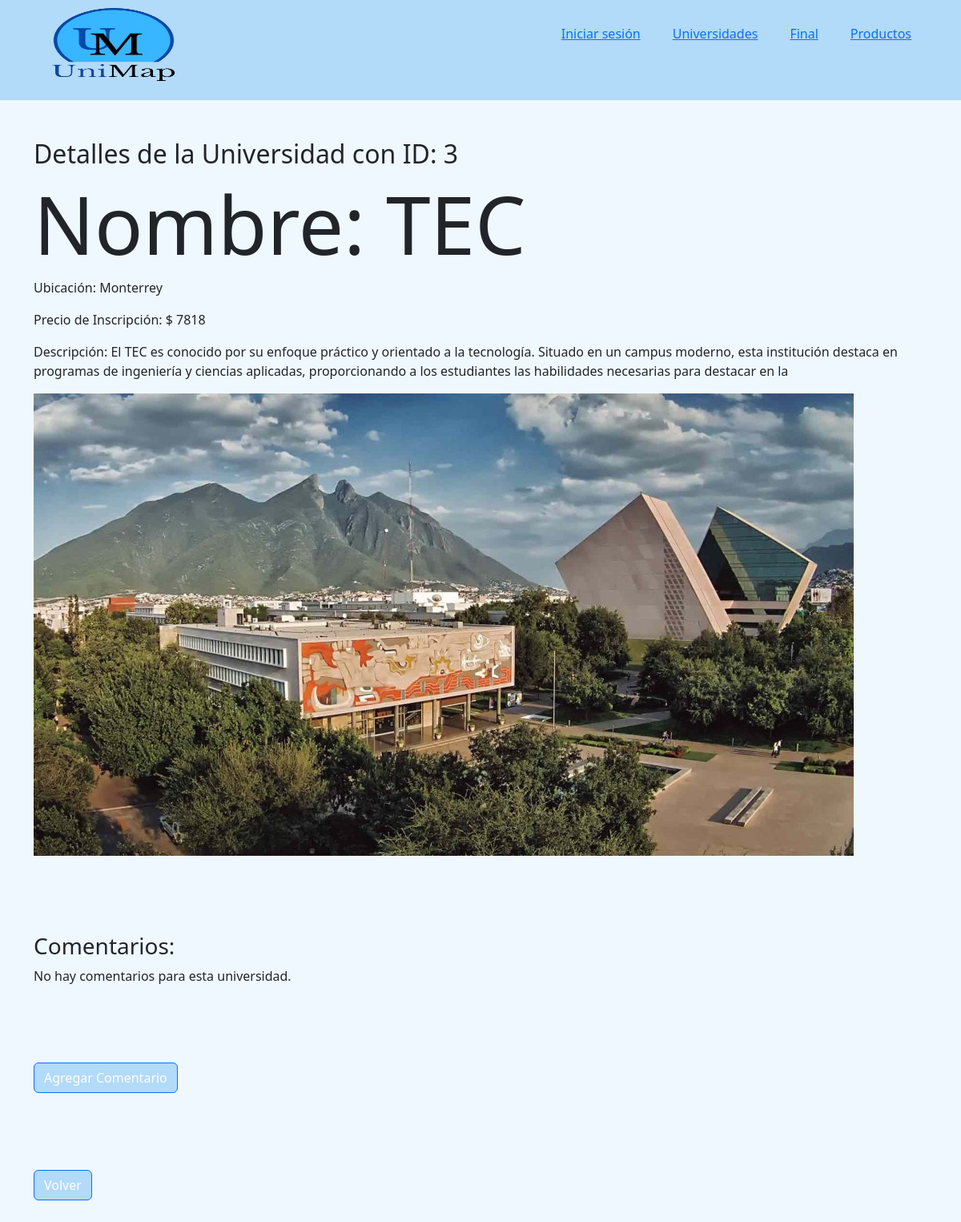
Page /detalles_universidad.php?id=3 on the committed database.
### tables this page shows
CREATE TABLE `universidad` (
  `id` int(11) NOT NULL,
  `nombre` varchar(50) DEFAULT NULL,
  `ubicacion` varchar(255) DEFAULT NULL,
  `precio_inscripcion` int(11) DEFAULT NULL,
  `descripcion` varchar(255) DEFAULT NULL
);

### detalles_universidad.php (the view, shortened to what this page needs)
<!DOCTYPE html>
<html lang="en">
<head>
    <link rel="stylesheet" href="./public/css/bootstrap.min.css">
    <link rel="stylesheet" href="https://cdn.jsdelivr.net/npm/bootstrap-icons@1.11.1/font/bootstrap-icons.css">
    <link rel="stylesheet" href="./public/Style.css">
</head>
<body>
    <div class="menu">
    <nav id="navbar">
            <div class="container">
                <img id="logoImage" src="./public/imagenes/U.png" alt="" width="200px" height="100px" >
                <ul>
                    <li><a class="T1" href="./Registro.php">Iniciar sesión</a></li>
                    <li><a class="T1" href="Univer.php"> Universidades</a></li>
                    <li><a class="T1" href="#mainfooter">Final</a></li>
                    <li><a href="./Productos.php">Productos</a></li>
                </ul>
            </div>
        </nav>
    </div>
    <main>
        <?php
        if (isset($_GET['id'])) {
            $id_universidad = $_GET['id'];
            $database = new Connection();
            $db = $database->open();
            $sql = $db->prepare("SELECT id, nombre, ubicacion, precio_inscripcion, descripcion FROM universidad WHERE id = :id");
            $sql->bindParam(':id', $id_universidad);
            $sql->execute();
            $resultado = $sql->fetch(PDO::FETCH_ASSOC);
            if ($resultado) {
                ?>
                <div class="container py-5">
                    <h2>Detalles de la Universidad con ID: <?php echo $resultado['id']; ?></h2>
                    <h1>Nombre: <?php echo $resultado['nombre']; ?></h1>
                    <p>Ubicación: <?php echo $resultado['ubicacion']; ?></p>
                    <p>Precio de Inscripción: $ <?php echo $resultado['precio_inscripcion']; ?></p>
                    <p>Descripción: <?php echo $resultado['descripcion']; ?></p>
                    <img src="./public/img/<?php echo $resultado['id']; ?>/Principal.jpg" alt="Imagen de la universidad">
                </div>
                <?php
            } else {
                echo "No se encontró ninguna universidad con el ID proporcionado.";
            }
        } else {
            echo "ID de universidad no válido";
        }
        ?>
        <div class="container py-5">
                    <h3>Comentarios:</h3>
                    <?php
                    $sql_comentarios = $db->prepare("SELECT * FROM comentarios WHERE id_universidad = :id_universidad");
                    $sql_comentarios->bindParam(':id_universidad', $id_universidad);
                    $sql_comentarios->execute();
                    $comentarios = $sql_comentarios->fetchAll(PDO::FETCH_ASSOC);
                    if ($comentarios) {
                        foreach ($comentarios as $comentario) {
                            echo "<p><strong>Calificación:</strong>  {$comentario['calificacion']} <br> Comentario: {$comentario['comentario']}</p>";
                        }
                    } else {
                        echo "No hay comentarios para esta universidad.";
                    }
                    ?>
                </div>
<div class="container py-5">
    <a href="agregar_comentario.php?id=<?php echo $id_universidad; ?>" class="btn btn-primary">Agregar Comentario</a>
</div>
<div class="container py-5"><a href="Univer.php" class="btn btn-primary">Volver</a></div>
    </main>
</body>
</html>

### public/style.css (style rules this page uses)
body { background-color: aliceblue; }
.menu { background-color: rgb(178, 218, 249); top: 0; left: 0; color: #fff; padding: 10px; width: 100%; height: 125px; z-index: 100; }
#navbar ul { list-style: none; float: right; }
#navbar ul li { float: left; }
#navbar ul li a { display: block; padding: 20px; text-align: center; }
h1 { font-size: 100px; }
.btn { background-color: rgb(178, 218, 249); }

### rows in the picture
universidad: id "3", nombre "TEC", ubicacion "Monterrey", precio_inscripcion "7818", descripcion "El TEC es conocido por su enfoque práctico y orientado a la tecnología. Situado en un campus moderno, esta institución destaca en programas de ingeniería y ciencias aplicadas, proporcionando a los estudiantes las habilidades necesarias para destacar en la"
